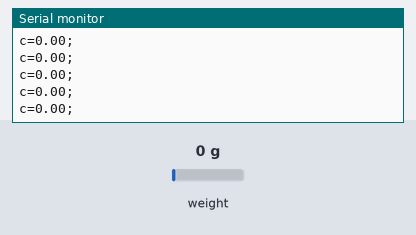
Bench run of a sketch on a simulated ESP8266 (NodeMCU). Parts: the last lines printed to the serial monitor. Inputs (shaded band) come from the test bench; at power-on: weight on the scale 0 g.

Above: at 4.6 s.
4.7 s: weight on the scale set to 100 g
At 4.71 s:
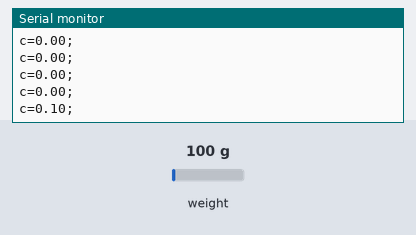
6.2 s: weight on the scale set to 1250 g
At 6.21 s:
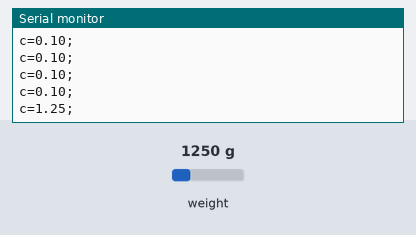
Timing chart, 0 to 9.2 s (numbered marks = the images above; inputs shaded):
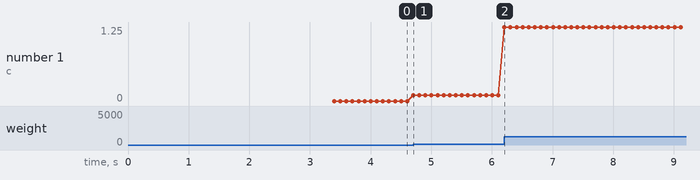

Measured:
- after the input at 4.7 s, the serial monitor: prints a new line at once (image 1)
- after the input at 6.2 s, the serial monitor: prints a new line at once (image 2)
- plotted number 1: 0 → 0.1 after the input at 4.7 s, 0.1 → 1.25 after the input at 6.2 s

The sketch:

Dynamometer.ino
```cpp
/*
   -------------------------------------------------------------------------------------
   HX711_ADC
   Arduino library for HX711 24-Bit Analog-to-Digital Converter for Weight Scales
   Olav Kallhovd sept2017
   -------------------------------------------------------------------------------------
*/

/*
   Settling time (number of samples) and data filtering can be adjusted in the config.h file
   For calibration and storing the calibration value in eeprom, see example file "Calibration.ino"
   The update() function checks for new data and starts the next conversion. In order to acheive maximum effective
   sample rate, update() should be called at least as often as the HX711 sample rate; >10Hz@10SPS, >80Hz@80SPS.
   If you have other time consuming code running (i.e. a graphical LCD), consider calling update() from an interrupt routine,
   see example file "Read_1x_load_cell_interrupt_driven.ino".
   This is an example sketch on how to use this library
*/

#include <HX711_ADC.h>

#if defined(ESP8266) || defined(ESP32) || defined(AVR)
#include <EEPROM.h>
#endif

//pins:
const int HX711_dout = 4; //mcu > HX711 dout pin
const int HX711_sck = 5; //mcu > HX711 sck pin

//HX711 constructor:
HX711_ADC LoadCell(HX711_dout, HX711_sck);

const int calVal_eepromAdress = 0;
unsigned long t = 0;

void setup() {
    Serial.begin(115200);
    Serial.println(";DYNAMOMETER;\r\n");
    delay(1000);
    LoadCell.begin();
    float calibrationValue; // calibration value (see example file "Calibration.ino")
    calibrationValue = 22300.0; // uncomment this if you want to set the calibration value in the sketch
#if defined(ESP8266) || defined(ESP32)
    //EEPROM.begin(512); // uncomment this if you use ESP8266/ESP32 and want to fetch the calibration value from eeprom
#endif
    //EEPROM.get(calVal_eepromAdress, calibrationValue); // uncomment this if you want to fetch the calibration value from eeprom

    unsigned long stabilizingtime = 2000; // preciscion right after power-up can be improved by adding a few seconds of stabilizing time
    boolean _tare = true; //set this to false if you don't want tare to be performed in the next step
    LoadCell.start(stabilizingtime, _tare);
    if (LoadCell.getTareTimeoutFlag()) {
        Serial.println("Timeout, check MCU>HX711 wiring and pin designations");
        while (1);
    } else {
        LoadCell.setCalFactor(calibrationValue); // set calibration value (float)
    }
}

void loop() {
    if (LoadCell.update()) {
        float i = LoadCell.getData();
        Serial.print("c=");
        Serial.print(i);
        Serial.println(";");
        delay(100);
    } else {
        delay(10);
    }
}
```
